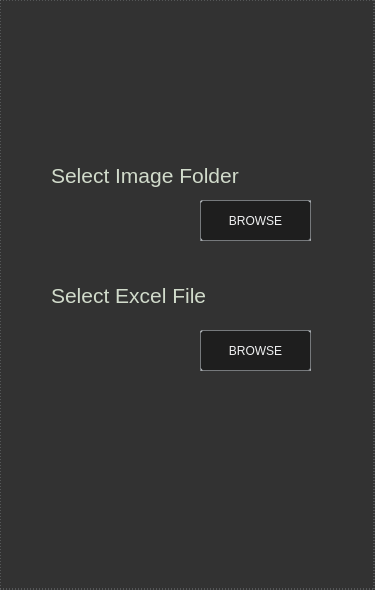
<?xml version="1.0" encoding="UTF-8"?>
<ui version="4.0">
 <class>MainWindow</class>
 <widget class="QMainWindow" name="MainWindow">
  <property name="geometry">
   <rect>
    <x>0</x>
    <y>0</y>
    <width>375</width>
    <height>590</height>
   </rect>
  </property>
  <property name="windowTitle">
   <string>MainWindow</string>
  </property>
  <property name="styleSheet">
   <string notr="true">background-color: #323232;
padding-left: 4px;
spacing: 2px;
border: 1px dashed #76797C;
</string>
  </property>
  <widget class="QWidget" name="centralwidget">
   <widget class="QPushButton" name="BrowseImg">
    <property name="geometry">
     <rect>
      <x>200</x>
      <y>200</y>
      <width>111</width>
      <height>41</height>
     </rect>
    </property>
    <property name="styleSheet">
     <string notr="true">QPushButton
{
    background-color: #1e1e1e;
    selection-background-color: #1e1e1e;
    selection-color: black;
    padding: 5px;
    border-style: hidden;
	 border: 1px groove #76797C;
   
    border-radius: 2px;
    color: #eff0f1;
}

QPushButton:disabled
{
    background-color: #323232;
    border-width: 1px;
    border-color: #454545;
    border-style: solid;
    padding-top: 5px;
    padding-bottom: 5px;
    padding-left: 10px;
    padding-right: 10px;
    border-radius: 2px;
    color: #454545;
}

QPushButton:focus {
    background-color: #D1DBCB;
    color: black;
}

QPushButton:pressed
{
    color: black;
    background-color: #D1DBCB;
    padding-top: -15px;
    padding-bottom: -17px;
}</string>
    </property>
    <property name="text">
     <string>BROWSE</string>
    </property>
   </widget>
   <widget class="QLabel" name="imagFolder">
    <property name="geometry">
     <rect>
      <x>40</x>
      <y>160</y>
      <width>281</width>
      <height>31</height>
     </rect>
    </property>
    <property name="font">
     <font>
      <pointsize>16</pointsize>
     </font>
    </property>
    <property name="styleSheet">
     <string notr="true">	background-color: #323232;
	border: none;

    margin-left: 2px;
    margin-right: 2px;
    color: #D1DBCB;




</string>
    </property>
    <property name="text">
     <string>Select Image Folder</string>
    </property>
   </widget>
   <widget class="QLabel" name="excelFile">
    <property name="geometry">
     <rect>
      <x>40</x>
      <y>280</y>
      <width>281</width>
      <height>31</height>
     </rect>
    </property>
    <property name="font">
     <font>
      <pointsize>16</pointsize>
     </font>
    </property>
    <property name="styleSheet">
     <string notr="true">	background-color: #323232;
	border: none;

    margin-left: 2px;
    margin-right: 2px;
    color: #D1DBCB;




</string>
    </property>
    <property name="text">
     <string>Select Excel File</string>
    </property>
   </widget>
   <widget class="QPushButton" name="browseIxl">
    <property name="geometry">
     <rect>
      <x>200</x>
      <y>330</y>
      <width>111</width>
      <height>41</height>
     </rect>
    </property>
    <property name="styleSheet">
     <string notr="true">QPushButton
{
    background-color: #1e1e1e;
    selection-background-color: #1e1e1e;
    selection-color: black;
    padding: 5px;
    border-style: hidden;
	 border: 1px groove #76797C;
   
    border-radius: 2px;
    color: #eff0f1;
}

QPushButton:disabled
{
    background-color: #323232;
    border-width: 1px;
    border-color: #454545;
    border-style: solid;
    padding-top: 5px;
    padding-bottom: 5px;
    padding-left: 10px;
    padding-right: 10px;
    border-radius: 2px;
    color: #454545;
}

QPushButton:focus {
    background-color: #D1DBCB;
    color: black;
}

QPushButton:pressed
{
    color: black;
    background-color: #D1DBCB;
    padding-top: -15px;
    padding-bottom: -17px;
}</string>
    </property>
    <property name="text">
     <string>BROWSE</string>
    </property>
   </widget>
  </widget>
 </widget>
 <resources/>
 <connections/>
</ui>
